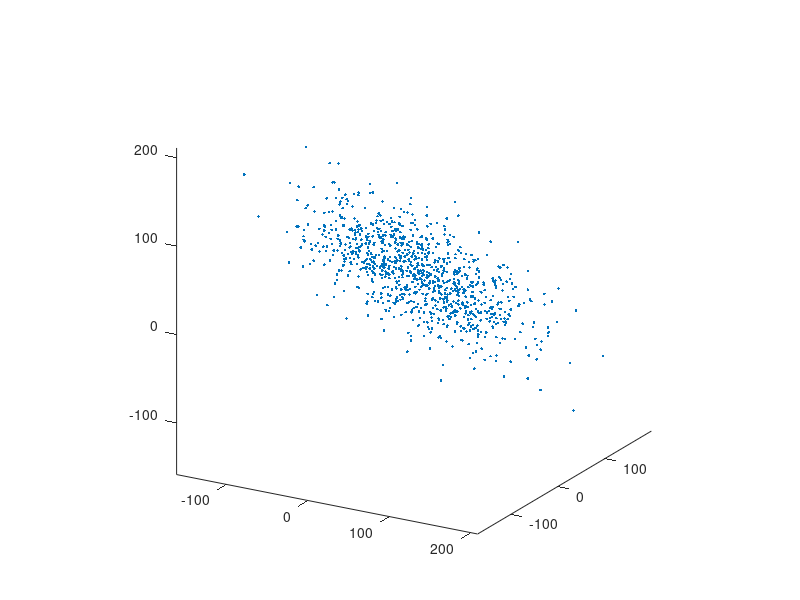

This figure's MATLAB source: (Note: this script raises an error after producing the figure.)
function demoInertiaEllipsoid(varargin)
#DEMOINERTIAELLIPSOID Demo program for the use of ellipsoids
#
#   Usage:
#   demoInertiaEllipsoid;
#
#   Example
#   demoInertiaEllipsoid
#
#   See also
#
#
# ------
# Author: David Legland
# e-mail: david.legland@grignon.inra.fr
# Created: 2011-06-21,    using Matlab 7.9.0.529 (R2009b)
# Copyright 2011 INRA - Cepia Software Platform.


## Data generation

# Generate gaussian 3D data
nPoints = 1000;
points = randn(nPoints, 3);

# point clouds parameters
center = [20 30 40];
sizes  = [70 40 10];
orient = [50 30 30];

# transform points to make a gaussian cloud
transfo = composeTransforms3d(...
    createScaling3d(sizes), ...
    eulerAnglesToRotation3d(orient), ...
    createTranslation3d(center));
points = transformPoint3d(points, transfo);

# display data
figure;
drawPoint3d(points, '.');
hold on;
axis equal;
view([30 20]);


## Inertia ellipsoid computation and display

# Fit a 3D inertia ellipsoid to data
elli = inertiaEllipsoid(points);

# draw the ellipsoid with transparency
drawEllipsoid(elli, 'FaceColor', 'g', 'FaceAlpha', .3);

